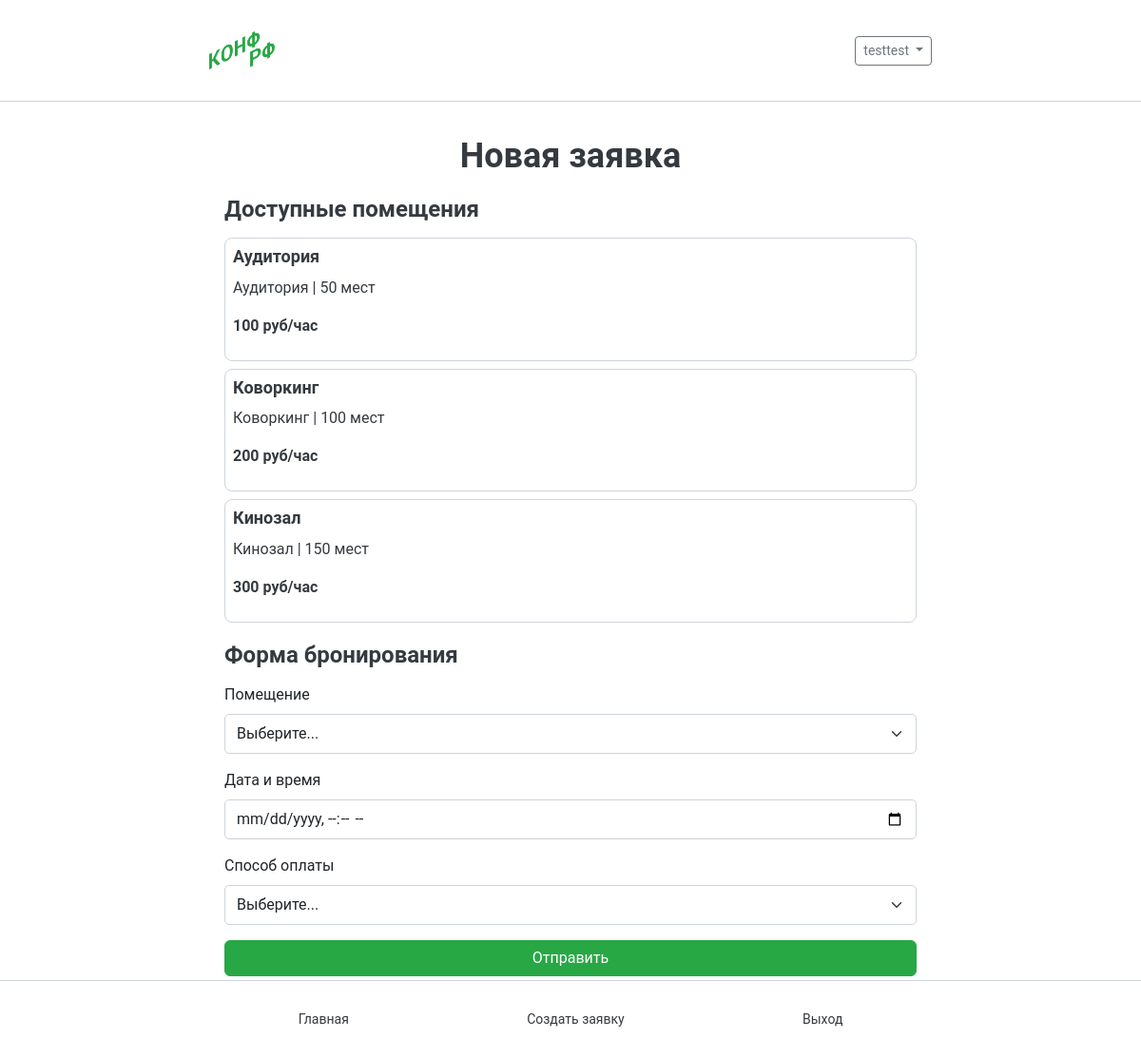
/create/ (signed in), run on the app's committed database.
### booking/models.py (models this page shows, shortened)
class User(AbstractUser):
    full_name = models.CharField(max_length=200)
    phone = models.CharField(max_length=20)
    email = models.EmailField(unique=True)

class Room(models.Model):
    ROOM_TYPES = (
        ('auditorium', 'Аудитория'),
        ('coworking', 'Коворкинг'),
        ('cinema', 'Кинозал'),
    )
    name = models.CharField(max_length=100)
    room_type = models.CharField(max_length=20, choices=ROOM_TYPES)
    capacity = models.IntegerField()
    price = models.IntegerField()

### booking/views.py (the view)
# urls.py: path('create/', views.create_booking, name='create'),
@login_required
def create_booking(request):
    if request.method == 'POST':
        form = BookingForm(request.POST)
        if form.is_valid():
            booking = form.save(commit=False)
            booking.user = request.user
            booking.save()
            messages.success(request, 'Заявка отправлена!')
            return redirect('cabinet')
    else:
        form = BookingForm()
    rooms = Room.objects.all()
    return render(request, 'booking/create_booking.html', {'form': form, 'rooms': rooms})

### booking/forms.py
class BookingForm(forms.ModelForm):
    class Meta:
        model = Booking
        fields = ['room', 'date', 'payment']
        widgets = {
            'date': forms.DateTimeInput(attrs={'type': 'datetime-local'})
        }

### booking/templates/booking/create_booking.html (shortened to what this page needs)
{% extends 'booking/base.html' %}
{% block content %}
<h1 class="text-center">Новая заявка</h1>
<h2>Доступные помещения</h2>
{% for room in rooms %}
<div class="card mb-2 p-2">
    <h3>{{ room.name }}</h3>
    <p class="small-text">{{ room.get_room_type_display }} | {{ room.capacity }} мест</p>
    <p><strong>{{ room.price }} руб/час</strong></p>
</div>
{% endfor %}
<h2>Форма бронирования</h2>
<form method="post">
    <div class="mb-3">
        <label class="form-label">Помещение</label>
        <select name="room" class="form-select" required>
            <option value="">Выберите...</option>
        </select>
    </div>
    <div class="mb-3">
        <label class="form-label">Дата и время</label>
        <input type="datetime-local" name="date" class="form-control" required>
    </div>
    <div class="mb-3">
        <label class="form-label">Способ оплаты</label>
        <select name="payment" class="form-select" required>
            <option value="">Выберите...</option>
        </select>
    </div>
    <button type="submit" class="btn btn-primary w-100">Отправить</button>
</form>
{% endblock %}

### booking/templates/booking/base.html (shortened to what this page needs)
<!DOCTYPE html>
<html lang="ru">
<head>
    {% load django_bootstrap5 %}
    {% bootstrap_css %}
    {% load static %}
</head>
<body>
    <div class="main-container">
        <nav class="navbar navbar-light bg-white px-3 py-2">
            <div class="content-wrapper" style="width: 100%;">
                <div class="d-flex justify-content-between align-items-center">
                    <a class="navbar-brand" href="{% url 'cabinet' %}">
                        <img src="{% static 'images/logo.png' %}" alt="Конференции.РФ" style="height: 40px; width: auto;">
                    </a>
                    {% if user.is_authenticated %}
                    <div class="dropdown">
                        <button class="btn btn-sm btn-outline-secondary dropdown-toggle" type="button" data-bs-toggle="dropdown">
                            {{ user.username }}
                        </button>
                    </div>
                    {% endif %}
                </div>
            </div>
        </nav>
        <div class="content-wrapper">
            <main class="p-3 pb-bottom-nav">
                {% block content %}
                {% endblock %}
            </main>
        </div>
        {% if user.is_authenticated %}
        <div class="bottom-nav">
            <div class="content-wrapper">
                <div class="d-flex justify-content-around">
                    <a href="{% url 'cabinet' %}">Главная</a>
                    <a href="{% url 'create' %}">Создать заявку</a>
                    <a href="{% url 'logout' %}">Выход</a>
                </div>
            </div>
        </div>
        {% endif %}
    </div>
</body>
</html>

### booking/templates/booking/base.html (style rules this page uses)
:root { --main-gray: #343A40; --light-gray: #CED4DA; --green: #28A745; --white: #FFFFFF; }
body { font-family: Roboto, Arial, sans-serif; background-color: var(--light-gray); }
.main-container { max-width: 1200px; margin: 0 auto; background-color: var(--white); min-height: 100vh; padding-bottom: 50px; }
@media (min-width: 769px) { .content-wrapper { max-width: 800px; margin: 0 auto; padding: 20px; } }
h1 { font-size: 36px; font-weight: bold; color: var(--main-gray); margin-bottom: 20px; }
h2 { font-size: 24px; font-weight: 600; color: var(--main-gray); margin-bottom: 15px; margin-top: 20px; }
h3 { font-size: 18px; font-weight: 600; color: var(--main-gray); margin-bottom: 10px; }
p { font-size: 16px; color: var(--main-gray); }
.btn-primary { background-color: var(--green); border-color: var(--green); }
.form-control, .form-select { border-radius: 5px; border: 1px solid var(--light-gray); padding: 8px 12px; width: 100%; }
.card { border: 1px solid var(--light-gray); border-radius: 8px; background-color: white; }
.navbar { border-bottom: 1px solid var(--light-gray); }
.bottom-nav { position: fixed; bottom: 0; left: 0; right: 0; background-color: var(--white); border-top: 1px solid var(--light-gray); padding: 10px 0; }
.bottom-nav a { color: var(--main-gray); text-decoration: none; font-size: 14px; }
.pb-bottom-nav { padding-bottom: 70px; }

### data on the page
User: username "testtest"
Room: name "Аудитория", room_type "Аудитория", capacity "50", price "100"
Room: name "Коворкинг", room_type "Коворкинг", capacity "100", price "200"
Room: name "Кинозал", room_type "Кинозал", capacity "150", price "300"
